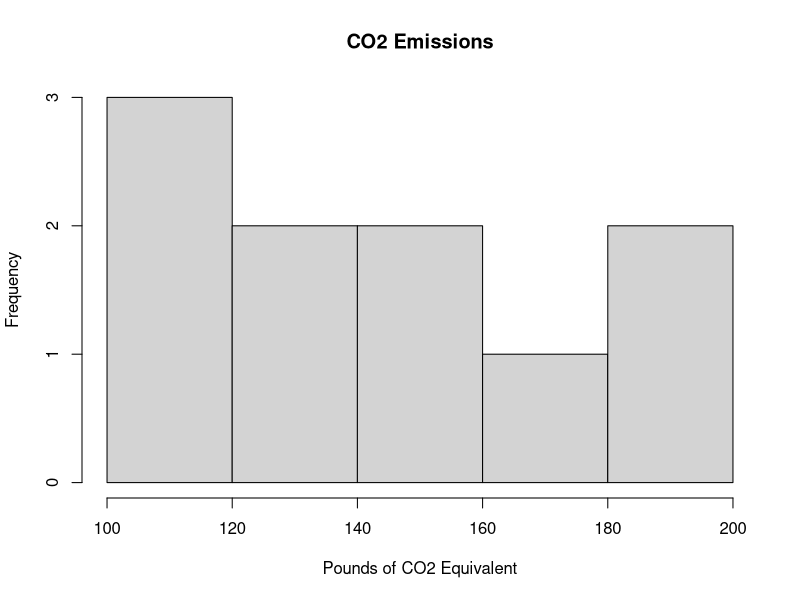
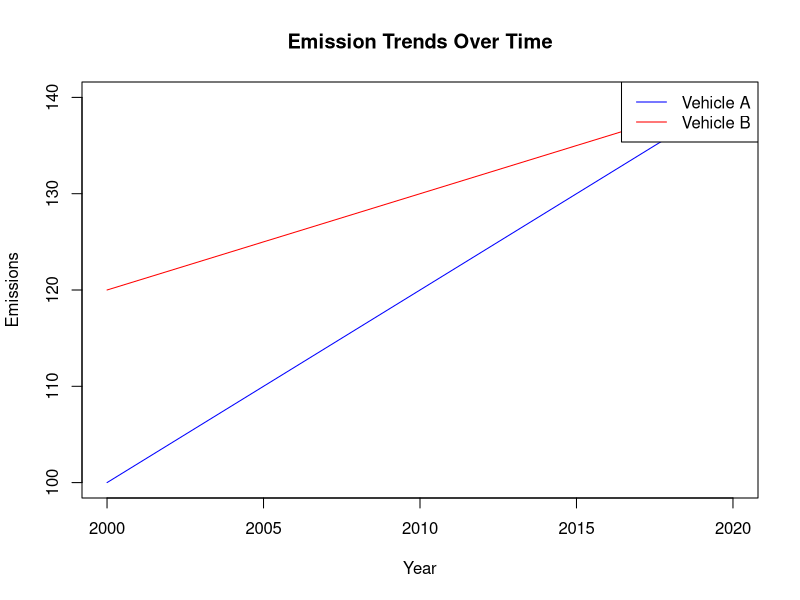
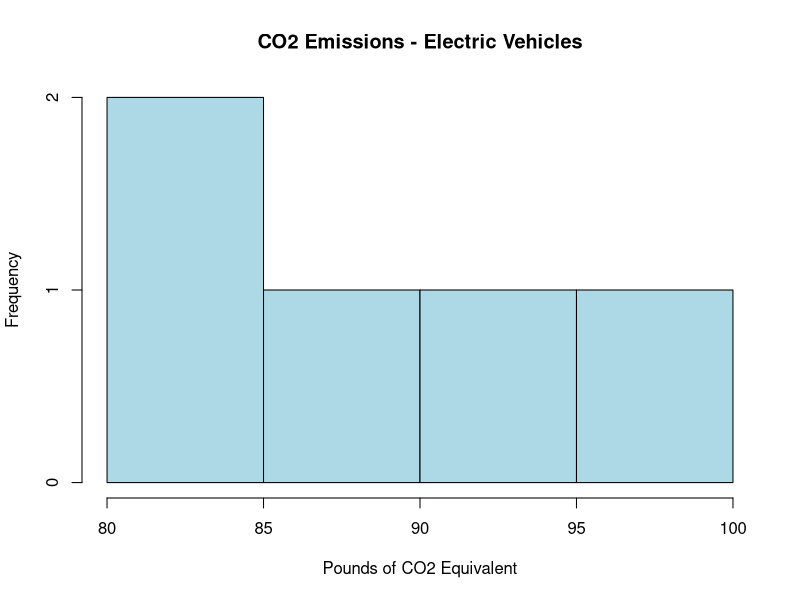
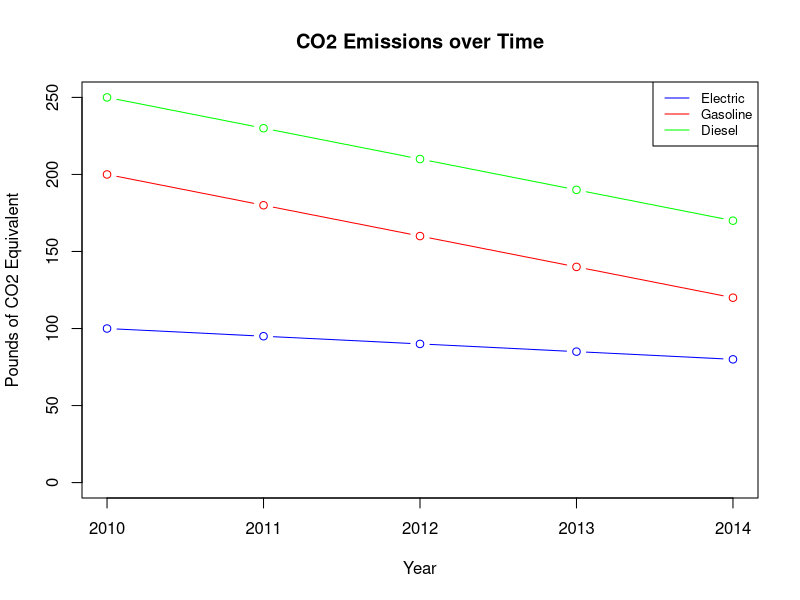

Write R code to recreate these figures, in order.
# Example data
data <- c(100, 120, 130, 110, 140, 150, 160, 170, 190, 200)

# Calculate standard deviation
sd_value <- sd(data)
cat("Standard Deviation:", sd_value, "\n")

# Create histogram
hist(data, main = "CO2 Emissions", xlab = "Pounds of CO2 Equivalent")



# Example data
time <- c(2000, 2005, 2010, 2015, 2020)
emissions_vehicleA <- c(100, 110, 120, 130, 140)
emissions_vehicleB <- c(120, 125, 130, 135, 140)

# Create line graph
plot(time, emissions_vehicleA, type = "l", col = "blue", xlab = "Year", ylab = "Emissions",
    main = "Emission Trends Over Time")
lines(time, emissions_vehicleB, type = "l", col = "red")
legend("topright", legend = c("Vehicle A", "Vehicle B"), col = c("blue", "red"), lty = 1)


# Example data
years <- c(2010, 2011, 2012, 2013, 2014)
electric <- c(100, 95, 90, 85, 80)
gasoline <- c(200, 180, 160, 140, 120)
diesel <- c(250, 230, 210, 190, 170)

# Histogram
hist(electric, main = "CO2 Emissions - Electric Vehicles", xlab = "Pounds of CO2 Equivalent", col = "lightblue")

# Standard Deviation
sd_electric <- sd(electric)
cat("Standard Deviation - Electric Vehicles:", sd_electric, "\n")

# Line graph
plot(years, electric, type = "b", main = "CO2 Emissions over Time", xlab = "Year", ylab = "Pounds of CO2 Equivalent", col = "blue", ylim = c(0, max(electric, gasoline, diesel)))
lines(years, gasoline, type = "b", col = "red")
lines(years, diesel, type = "b", col = "green")
legend("topright", legend = c("Electric", "Gasoline", "Diesel"), col = c("blue", "red", "green"), lty = 1, cex = 0.8)
